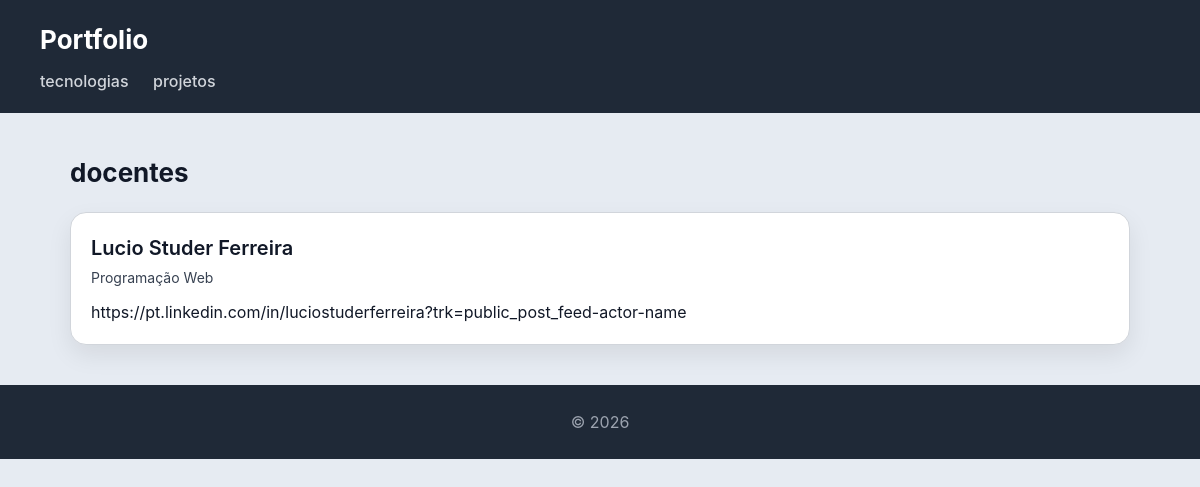
/docentes/, run on the app's committed database.
### portfolio/models.py (models this page shows, shortened)
class Docente(models.Model):
    nome = models.CharField(max_length=255)
    linkedin = models.CharField(max_length=255,blank=True)

class Cadeira(models.Model):
    licenciatura = models.ForeignKey(Licenciatura, on_delete=models.CASCADE, related_name="cadeiras")
    nome = models.CharField(max_length=255)
    ano = models.IntegerField()
    descricao = models.TextField(blank=True)
    docentes = models.ManyToManyField(Docente, related_name="cadeiras")
    tecnologias = models.ManyToManyField(Tecnologia, related_name="cadeiras", blank=True)

### portfolio/views.py (the view)
# urls.py: path('docentes/', views.docentes_view, name="docentes"),
def docentes_view(request):
    Docentes = Docente.objects.all()
    return render(request, 'portfolio/docentes.html', {'docentes': Docentes})

### portfolio/templates/portfolio/docentes.html
{% extends "portfolio/base.html" %}
{% block content %}
<h2>docentes</h2>
<section>
    {% for docente in docentes %}
    <article>
        <header>
            <h3>{{ docente.nome }}</h3>
            {% for cadeira in docente.cadeiras.all %}
                <p>{{ cadeira.nome }}</p>
            {% endfor %}
        </header>
        <section>
            <p>
                {{ docente.linkedin }}
            </p>
        </section>
    </article>
    {% endfor %}
</section>
{% endblock %}

### portfolio/static/portfolio/styles.css (style rules this page uses)
* { box-sizing: border-box; margin: 0; padding: 0; }
body { font-family: "Inter", "Segoe UI", system-ui, -apple-system, sans-serif; background: #e6ebf2; color: #111827; line-height: 1.5; }
h2 { margin-bottom: 20px; font-size: 26px; }
section > article { background: white; padding: 20px; border-radius: 16px; border: 1px solid #d1d5db; box-shadow: 0 10px 25px rgba(0,0,0,0.08); transition: all 0.25s ease; margin-bottom: 20px; }
article > header { margin-bottom: 12px; }
article > header > h3 { font-size: 20px; font-weight: 600; margin-bottom: 4px; }
article > header > p { font-size: 14px; color: #374151; }
article > section { margin-top: 10px; }

### data on the page
Docente: nome "Lucio Studer Ferreira", linkedin "https://pt.linkedin.com/in/luciostuderferreira?trk=public_post_feed-actor-name"
Cadeira: nome "Programação Web"
